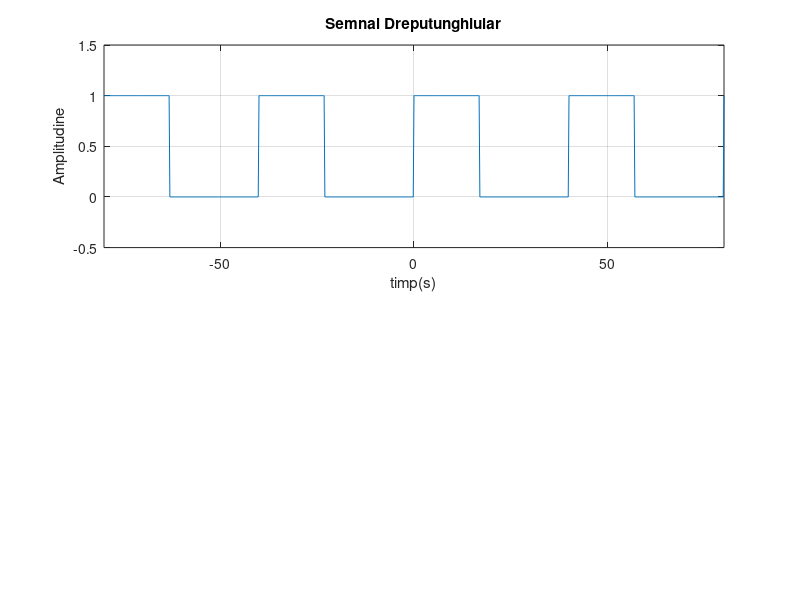

Source code (MATLAB): (Note: this script raises an error after producing the figure.)
k=-50:1:50;
T=40;%perioada
f=1/40;%frecventa 
wo=2*pi*f;
duty=(17/40)*100;%factorul de umplere al semnalului conform  num?rul de
%ordine (17) din lista cu studenti funizata de seful grupei
timp=-80:0.2:80;%rezolutie temporala pentru afisarea a 4 perioade

figure (1)

sq=0.5+0.5*square(2*pi*1/40*timp,duty);%semnalul dreptunghiular
subplot(2,1,1)
plot(timp,sq),grid,axis([-80 80 -0.5 1.5]),xlabel('timp(s)'),
ylabel('Amplitudine'),title('Semnal Dreputunghiular');%afisarea semnalului

%Calculul coeficientilor
syms t %creez o variabila simbolica pentru a face posibila integrarea 
Xk=1/40*int(1*exp(-i*k*2*pi*f*t),t,0,17)%sparg integrala in 2, cu capete
%de la 0 la 17 si de la 17 la 40. Integrala de la 17 la 40 este 0 pentru 
%ca semnalul pe acea portiune e 0.

%Spectru de Amplitudini

Ak=2*abs(Xk) %formula obtinuta la cursul de SS

Ak(51)=1/40*17 %componenta continua C(0)= 1/P* integrala din x(t) pe o perioada
%Este necesara calcularea acesteia in acest mod pentru ca exista un caz
%de nedefinire pentru ca Xk va fi egal cu (j/(2*k*pi))*(....) . Asadar am 
%calculat componenta continua cu formula specifica.
subplot(2,1,2)
stem(k,Ak),grid,axis([-5 5 0 1]),xlabel('k'),
ylabel('Ak'),title('Spectrul de Amplitudini');%afisarea spectrului;


figure (2)  %Figura 2 cu reconstructia semnalului
%Semnalul dreptunghiular este format dintr-o suma de sinusuri
%Semnalul dreptunghiular obtinut de square() este unul ideal
%Adunarea mai multor sinusuri de frecvente = k*fo (fo este frecventa fundamentala)
%duce la obtinerea semnalului dreptunghiular
%semnalul dreptunghiular ia forma sinusului cu frecventa fundamentala
%prin reconstructie se evidentiaza cele spuse mai sus
clear

T=40;
f=1/40;
wo=2*pi*f;
duty=(17/40)*100;

kneg=-50:-1;  %Am decis sa impart N=-50:1:50 in pozitiv, negativ si 0
%pentru ca C(0) va duce la un caz de nedefinire pentru ca 
%Xk va fi egal cu (j/(2*k*pi))*.... .Asadar am sa calculez componenta
%continua cu formula specifica.
kpoz=1:50;
 k=kneg;
 Cneg=j*(exp(-j*k*34/40*pi)-1)./(2*pi*k);
 k=kpoz;
 Cpoz=j*(exp(-j*k*34/40*pi)-1)./(2*pi*k);
 C0=17/40;
 k=[kneg,0,kpoz]; %concatenez k
 C=[Cneg,C0,Cpoz];%concatenez coeficientii 
 n=0;
 for t=-80:.02:80
n=n+1;
%creez un vector ftrunc care ia valoare fiecarei sume dintre 
%elementele vectorului C.*(exp(j*k*2*pi*t/40)) la fiecare moment de timp

ftrunc(n)=sum(C.*(exp(j*k*2*pi*t/40)));%scriu functia pentru recontructia
%semnalului
end
 t=-80:.02:80;
 sq=0.5+0.5*square(2*pi*1/40*t,duty);
 
 subplot(2,1,1);
 plot(t,real(ftrunc),':b',t,sq,'k'),grid,xlabel('timp(s)'),
ylabel('Amplitudine'),title('Reconstructia semnalului N=50');%afisarea semnalului
 %reconstructia semnalului peste semnalul dreptunghiular pentru a se 
 %vedea diferenta dintre cele doua
 
 subplot(2,1,2);
 plot(t,real(ftrunc),':b',t,sq,'k'),grid,axis([-5 45 -0.2 1.2 ]),xlabel('timp(s)'),
ylabel('Amplitudine'),title('Reconstructia semnalului N=50');

%zoom in pe reconstructie



